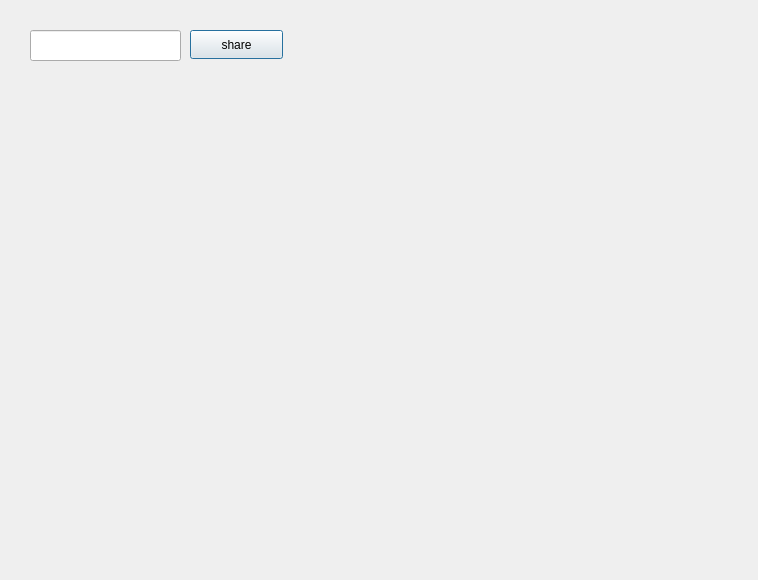
<?xml version="1.0" encoding="UTF-8"?>
<ui version="4.0">
 <class>File</class>
 <widget class="QDialog" name="File">
  <property name="geometry">
   <rect>
    <x>0</x>
    <y>0</y>
    <width>758</width>
    <height>580</height>
   </rect>
  </property>
  <property name="windowTitle">
   <string>Dialog</string>
  </property>
  <widget class="QStackedWidget" name="stackedWidget">
   <property name="geometry">
    <rect>
     <x>0</x>
     <y>0</y>
     <width>751</width>
     <height>581</height>
    </rect>
   </property>
   <property name="currentIndex">
    <number>0</number>
   </property>
   <widget class="QWidget" name="page_5">
    <widget class="QLineEdit" name="lineEdit">
     <property name="geometry">
      <rect>
       <x>30</x>
       <y>30</y>
       <width>151</width>
       <height>31</height>
      </rect>
     </property>
    </widget>
    <widget class="QPushButton" name="btnShare">
     <property name="geometry">
      <rect>
       <x>190</x>
       <y>30</y>
       <width>93</width>
       <height>29</height>
      </rect>
     </property>
     <property name="text">
      <string>share</string>
     </property>
    </widget>
   </widget>
   <widget class="QWidget" name="page_6">
    <widget class="QLineEdit" name="txtAge">
     <property name="geometry">
      <rect>
       <x>170</x>
       <y>340</y>
       <width>171</width>
       <height>25</height>
      </rect>
     </property>
    </widget>
    <widget class="QLineEdit" name="txtDateofBirth">
     <property name="geometry">
      <rect>
       <x>170</x>
       <y>410</y>
       <width>171</width>
       <height>25</height>
      </rect>
     </property>
    </widget>
    <widget class="QLabel" name="label_9">
     <property name="geometry">
      <rect>
       <x>390</x>
       <y>260</y>
       <width>121</width>
       <height>20</height>
      </rect>
     </property>
     <property name="text">
      <string>Contact Number:</string>
     </property>
    </widget>
    <widget class="QLabel" name="label_10">
     <property name="geometry">
      <rect>
       <x>410</x>
       <y>340</y>
       <width>101</width>
       <height>20</height>
      </rect>
     </property>
     <property name="text">
      <string>Email Address:</string>
     </property>
    </widget>
    <widget class="QLabel" name="label_11">
     <property name="geometry">
      <rect>
       <x>410</x>
       <y>410</y>
       <width>101</width>
       <height>20</height>
      </rect>
     </property>
     <property name="text">
      <string>Date Donated:</string>
     </property>
    </widget>
    <widget class="QLabel" name="label_3">
     <property name="geometry">
      <rect>
       <x>80</x>
       <y>260</y>
       <width>81</width>
       <height>20</height>
      </rect>
     </property>
     <property name="text">
      <string>Last Name:</string>
     </property>
    </widget>
    <widget class="QLineEdit" name="txtEmailAddress">
     <property name="geometry">
      <rect>
       <x>520</x>
       <y>340</y>
       <width>171</width>
       <height>25</height>
      </rect>
     </property>
    </widget>
    <widget class="QLineEdit" name="txtDateRequested">
     <property name="geometry">
      <rect>
       <x>520</x>
       <y>410</y>
       <width>171</width>
       <height>25</height>
      </rect>
     </property>
    </widget>
    <widget class="QLineEdit" name="txtLastName">
     <property name="geometry">
      <rect>
       <x>170</x>
       <y>260</y>
       <width>171</width>
       <height>25</height>
      </rect>
     </property>
    </widget>
    <widget class="QLineEdit" name="txtOccupation">
     <property name="geometry">
      <rect>
       <x>520</x>
       <y>190</y>
       <width>171</width>
       <height>25</height>
      </rect>
     </property>
    </widget>
    <widget class="QLineEdit" name="txtAddress">
     <property name="geometry">
      <rect>
       <x>520</x>
       <y>120</y>
       <width>171</width>
       <height>25</height>
      </rect>
     </property>
    </widget>
    <widget class="QLineEdit" name="txtBloodTypeNeeded">
     <property name="geometry">
      <rect>
       <x>520</x>
       <y>490</y>
       <width>171</width>
       <height>25</height>
      </rect>
     </property>
    </widget>
    <widget class="QLabel" name="label_6">
     <property name="geometry">
      <rect>
       <x>90</x>
       <y>490</y>
       <width>61</width>
       <height>20</height>
      </rect>
     </property>
     <property name="text">
      <string>Gender:</string>
     </property>
    </widget>
    <widget class="QLabel" name="label_17">
     <property name="geometry">
      <rect>
       <x>430</x>
       <y>190</y>
       <width>81</width>
       <height>20</height>
      </rect>
     </property>
     <property name="text">
      <string>Occupation:</string>
     </property>
    </widget>
    <widget class="QLineEdit" name="txtContactNumber">
     <property name="geometry">
      <rect>
       <x>520</x>
       <y>260</y>
       <width>171</width>
       <height>25</height>
      </rect>
     </property>
    </widget>
    <widget class="QLabel" name="label_2">
     <property name="geometry">
      <rect>
       <x>60</x>
       <y>190</y>
       <width>101</width>
       <height>20</height>
      </rect>
     </property>
     <property name="text">
      <string>Middle Name:</string>
     </property>
    </widget>
    <widget class="QLineEdit" name="txtMiddleName">
     <property name="geometry">
      <rect>
       <x>170</x>
       <y>190</y>
       <width>171</width>
       <height>25</height>
      </rect>
     </property>
    </widget>
    <widget class="QLabel" name="label">
     <property name="geometry">
      <rect>
       <x>80</x>
       <y>120</y>
       <width>81</width>
       <height>20</height>
      </rect>
     </property>
     <property name="text">
      <string>First Name:</string>
     </property>
    </widget>
    <widget class="QLabel" name="label_16">
     <property name="geometry">
      <rect>
       <x>140</x>
       <y>60</y>
       <width>31</width>
       <height>20</height>
      </rect>
     </property>
     <property name="text">
      <string>ID:</string>
     </property>
    </widget>
    <widget class="QLineEdit" name="txtGender">
     <property name="geometry">
      <rect>
       <x>170</x>
       <y>490</y>
       <width>171</width>
       <height>25</height>
      </rect>
     </property>
    </widget>
    <widget class="QLabel" name="label_7">
     <property name="geometry">
      <rect>
       <x>390</x>
       <y>120</y>
       <width>131</width>
       <height>20</height>
      </rect>
     </property>
     <property name="text">
      <string>Area of Residence:</string>
     </property>
    </widget>
    <widget class="QLabel" name="label_5">
     <property name="geometry">
      <rect>
       <x>60</x>
       <y>410</y>
       <width>91</width>
       <height>20</height>
      </rect>
     </property>
     <property name="text">
      <string>Date of Birth:</string>
     </property>
    </widget>
    <widget class="QLineEdit" name="txtFirstName">
     <property name="geometry">
      <rect>
       <x>170</x>
       <y>120</y>
       <width>171</width>
       <height>25</height>
      </rect>
     </property>
    </widget>
    <widget class="QLabel" name="label_4">
     <property name="geometry">
      <rect>
       <x>120</x>
       <y>340</y>
       <width>51</width>
       <height>20</height>
      </rect>
     </property>
     <property name="text">
      <string>Age:</string>
     </property>
    </widget>
    <widget class="QLineEdit" name="txtCID">
     <property name="geometry">
      <rect>
       <x>170</x>
       <y>60</y>
       <width>113</width>
       <height>25</height>
      </rect>
     </property>
    </widget>
    <widget class="QLabel" name="label_15">
     <property name="geometry">
      <rect>
       <x>430</x>
       <y>490</y>
       <width>81</width>
       <height>20</height>
      </rect>
     </property>
     <property name="text">
      <string>Blood Type:</string>
     </property>
    </widget>
   </widget>
  </widget>
 </widget>
 <resources/>
 <connections/>
</ui>
